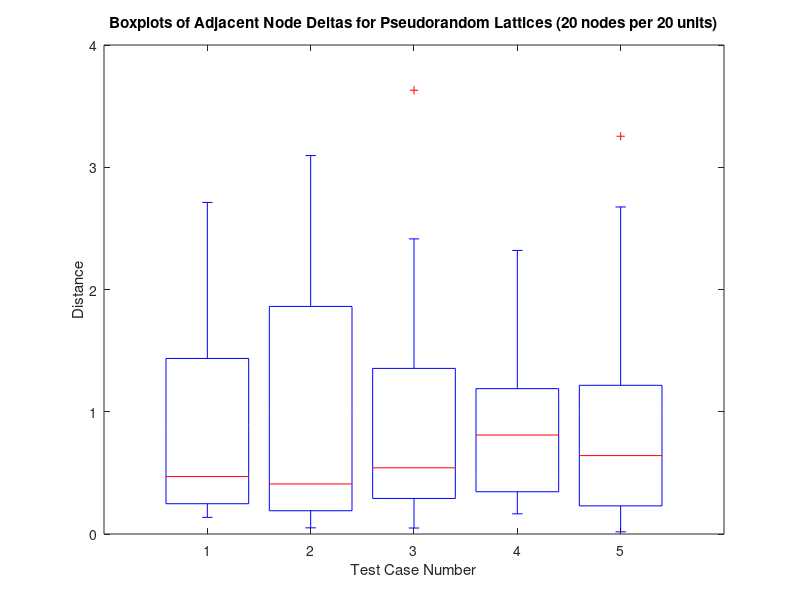

This figure's MATLAB source: (Note: this script raises an error after producing the figure.)
clear all;
close all;
clc;

%% load lattice information
load('lattice_locations_pseudorandom.mat');
node_positions_rand_20_1 = sort(node_positions_rand_20_1);
node_positions_rand_20_2 = sort(node_positions_rand_20_2);
node_positions_rand_20_3 = sort(node_positions_rand_20_3);
node_positions_rand_20_4 = sort(node_positions_rand_20_4);
node_positions_rand_20_5 = sort(node_positions_rand_20_5);

%% Extract node spacing information
nodeCount = max(size(node_positions_rand_20_1));

nodeSpacings = zeros(nodeCount-1, 5);
nodeSpacings(:, 1) = node_positions_rand_20_1(2:nodeCount) ...
    - node_positions_rand_20_1(1:(nodeCount-1))
nodeSpacings(:, 2) = node_positions_rand_20_2(2:nodeCount) ...
    - node_positions_rand_20_2(1:(nodeCount-1));
nodeSpacings(:, 3) = node_positions_rand_20_3(2:nodeCount) ...
    - node_positions_rand_20_3(1:(nodeCount-1));
nodeSpacings(:, 4) = node_positions_rand_20_4(2:nodeCount) ...
    - node_positions_rand_20_4(1:(nodeCount-1));
nodeSpacings(:, 5) = node_positions_rand_20_5(2:nodeCount) ...
    - node_positions_rand_20_5(1:(nodeCount-1));

%% Plot node spacing information
figure;
boxplotLabels = {'1', '2', '3', '4', '5'};
boxplotHandles = boxplot(nodeSpacings, 'Labels', boxplotLabels);
title(['Boxplots of Adjacent Node Deltas for Pseudorandom Lattices ' ... 
    '(20 nodes per 20 units)']);
xlabel('Test Case Number');
ylabel('Distance');

%% Output node spacing information
handlesSize = size(boxplotHandles);
numBoxPlots = handlesSize(2);

upperWhiskerHandles = findobj(boxplotHandles, 'tag', 'Upper Whisker');
upperWhiskerValues = get(upperWhiskerHandles, 'YData');

medianHandles = findobj(boxplotHandles, 'tag', 'Median');
medianValues = get(medianHandles, 'YData');

lowerWhiskerHandles = findobj(boxplotHandles, 'tag', 'Lower Whisker');
lowerWhiskerValues = get(lowerWhiskerHandles, 'YData');

for i = 1:numBoxPlots
    disp('--------------------------------------------------------');
    disp(['Important statistics (Test Case #' boxplotLabels{i} ')']);
    disp('Node count: 20');
    disp(['Maximum: ' num2str(upperWhiskerValues{i}(2))]);
    disp(['Upper Quartile: ' num2str(upperWhiskerValues{i}(1))]);
    disp(['Median: ' num2str(medianValues{i}(1))]);
    disp(['Lower Quartile: ' num2str(lowerWhiskerValues{i}(2))]);
    disp(['Minimum: ' num2str(lowerWhiskerValues{i}(1))]);
    disp(['IQR: ' num2str(upperWhiskerValues{i}(1) - lowerWhiskerValues{i}(2))]);
    disp(['Mean: ' num2str(sum(nodeSpacings(:, i)) / (nodeCount-1))]);
    disp('--------------------------------------------------------');
end
